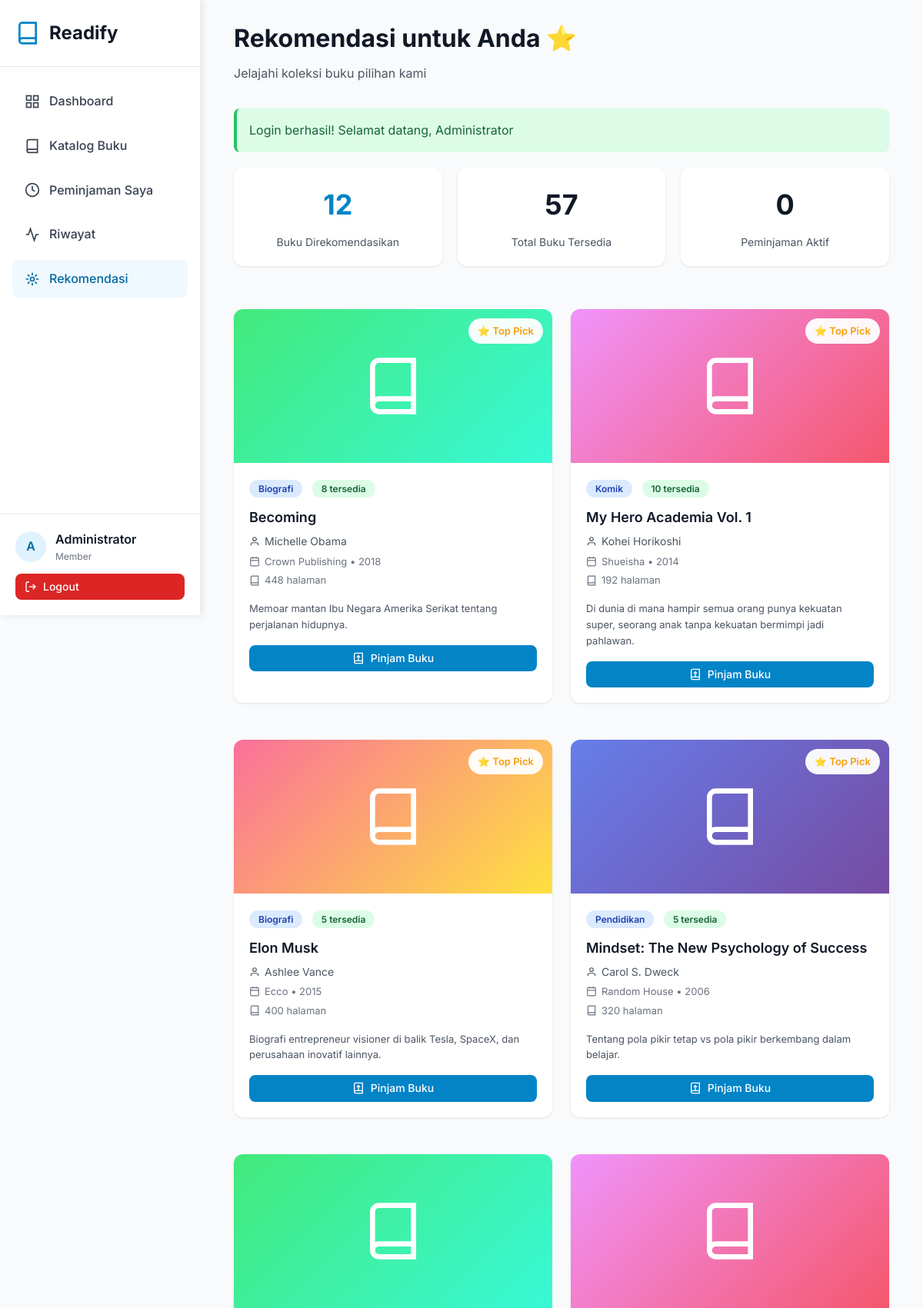
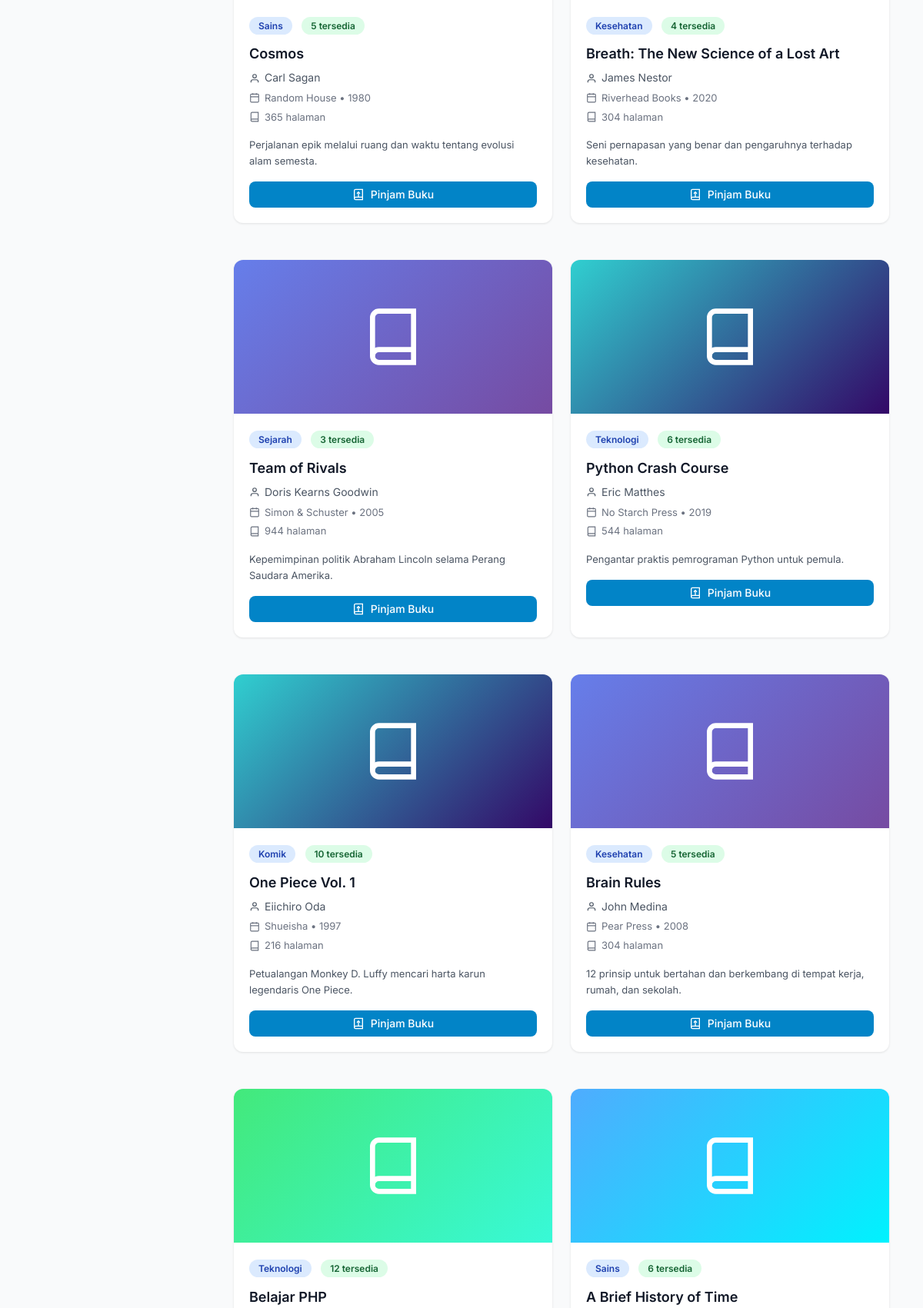
Page /pages/member/recommendations.php (signed in, upper part) on the committed database (2 pictures, top to bottom).
### tables this page shows
CREATE TABLE `users` (
  `id` int NOT NULL AUTO_INCREMENT,
  `name` varchar(100) NOT NULL,
  `email` varchar(100) NOT NULL,
  `phone` varchar(20) DEFAULT NULL,
  `password` varchar(255) NOT NULL,
  `role` enum('admin','staff','member') DEFAULT 'member',
  `created_at` timestamp NULL DEFAULT CURRENT_TIMESTAMP,
  `updated_at` timestamp NULL DEFAULT CURRENT_TIMESTAMP ON UPDATE CURRENT_TIMESTAMP,
  PRIMARY KEY (`id`),
  UNIQUE KEY `email` (`email`)
);

CREATE TABLE `books` (
  `id` int NOT NULL AUTO_INCREMENT,
  `isbn` varchar(20) NOT NULL,
  `title` varchar(255) NOT NULL,
  `author` varchar(100) NOT NULL,
  `publisher` varchar(100) DEFAULT NULL,
  `year` year DEFAULT NULL,
  `category_id` int DEFAULT NULL,
  `stock` int DEFAULT '0',
  `pages` int DEFAULT NULL,
  `description` text,
  `cover_image` varchar(255) DEFAULT NULL,
  `created_at` timestamp NULL DEFAULT CURRENT_TIMESTAMP,
  `updated_at` timestamp NULL DEFAULT CURRENT_TIMESTAMP ON UPDATE CURRENT_TIMESTAMP,
  PRIMARY KEY (`id`),
  UNIQUE KEY `isbn` (`isbn`),
  KEY `category_id` (`category_id`),
  KEY `idx_title` (`title`),
  KEY `idx_author` (`author`),
  KEY `idx_isbn` (`isbn`),
  CONSTRAINT `books_ibfk_1` FOREIGN KEY (`category_id`) REFERENCES `categories` (`id`) ON DELETE SET NULL
);

CREATE TABLE `categories` (
  `id` int NOT NULL AUTO_INCREMENT,
  `name` varchar(50) NOT NULL,
  `description` text,
  `created_at` timestamp NULL DEFAULT CURRENT_TIMESTAMP,
  PRIMARY KEY (`id`),
  UNIQUE KEY `name` (`name`)
);

### pages/member/recommendations.php (the view, shortened to what the rows shown need)
<?php
require_once '../../config/config.php';
$db = new Database();
$user = getCurrentUser();
$member = $db->fetchOne("SELECT * FROM members WHERE user_id = ?", [$user['id']]);
if (!$member) {
    $member = $db->fetchOne("SELECT * FROM members WHERE email = ?", [$user['email']]);
    if ($member) {
        $db->query("UPDATE members SET user_id = ? WHERE id = ?", [$user['id'], $member['id']]);
    } else {
        $lastMember = $db->fetchOne("SELECT member_id FROM members ORDER BY id DESC LIMIT 1");
        $nextNumber = 1;
        if ($lastMember) {
            $nextNumber = intval(substr($lastMember['member_id'], 1)) + 1;
        }
        $newMemberId = 'M' . str_pad($nextNumber, 3, '0', STR_PAD_LEFT);
        $db->query("INSERT INTO members (member_id, user_id, name, email, phone, address, join_date) VALUES (?, ?, ?, ?, ?, ?, CURDATE())",
            [$newMemberId, $user['id'], $user['name'], $user['email'], '-', '-']);
        $member = $db->fetchOne("SELECT * FROM members WHERE user_id = ?", [$user['id']]);
    }
}
$member_id = $member['id'];
$recommendedBooks = [];
if (count($recommendedBooks) < 12) {
    $limit = 12 - count($recommendedBooks);
    $excludePlaceholders = '';
    $params = [$member_id];
    $moreBooks = $db->fetchAll("
        SELECT b.*, c.name as category_name
        FROM books b
        JOIN categories c ON b.category_id = c.id
        WHERE b.id NOT IN (
            SELECT book_id FROM loans
            WHERE member_id = ? AND status IN ('pending', 'approved')
        )
        $excludePlaceholders
        ORDER BY RAND()
        LIMIT $limit
    ", $params);
    $recommendedBooks = array_merge($recommendedBooks, $moreBooks);
}
$colors = [
    ['from' => '#667eea', 'to' => '#764ba2'],
    ['from' => '#f093fb', 'to' => '#f5576c'],
    ['from' => '#4facfe', 'to' => '#00f2fe'],
    ['from' => '#43e97b', 'to' => '#38f9d7'],
    ['from' => '#fa709a', 'to' => '#fee140'],
    ['from' => '#30cfd0', 'to' => '#330867'],
    ['from' => '#a8edea', 'to' => '#fed6e3'],
    ['from' => '#ff9a9e', 'to' => '#fecfef']
];
include_once '../../includes/header.php';
?>
<div class="sidebar">
    <div class="sidebar-logo">
        <h1>Readify</h1>
    </div>
    <div class="sidebar-user">
        <div class="user-info">
            <div class="user-avatar"><?php echo strtoupper(substr($user['name'], 0, 1)); ?></div>
            <div>
                <div class="user-name"><?php echo htmlspecialchars($user['name']); ?></div>
                <div class="user-role">Member</div>
            </div>
        </div>
    </div>
</div>
<div class="main-content">
    <div class="container">
        <h1 class="page-title" style="font-size: 32px; font-weight: 700; margin-bottom: 8px;">Rekomendasi untuk Anda ⭐</h1>
        <?php if (empty($recommendedBooks)): ?>
            <div class="card" style="padding: 60px 20px; text-align: center;">
                <svg width="120" height="120" viewBox="0 0 24 24" fill="none" stroke="currentColor" stroke-width="1.5" style="color: var(--gray-400); margin: 0 auto 24px;">
                    <path d="M4 19.5A2.5 2.5 0 0 1 6.5 17H20"></path>
                    <path d="M6.5 2H20v20H6.5A2.5 2.5 0 0 1 4 19.5v-15A2.5 2.5 0 0 1 6.5 2z"></path>
                </svg>
                <h3 style="color: var(--gray-700); margin-bottom: 12px;">Tidak Ada Rekomendasi</h3>
                <p style="color: var(--gray-500); margin-bottom: 24px;">
                    Mulai pinjam buku untuk mendapatkan rekomendasi yang dipersonalisasi
                </p>
                <a href="<?php echo SITE_URL; ?>/pages/member/books.php" class="btn btn-primary">
                    Jelajahi Katalog Buku
                </a>
            </div>
        <?php else: ?>
            <div style="display: grid; grid-template-columns: repeat(auto-fill, minmax(280px, 1fr)); gap: 24px;">
                <?php foreach ($recommendedBooks as $index => $book):
                    $color = $colors[$book['id'] % count($colors)];
                ?>
                    <div class="card" style="padding: 0; overflow: hidden; transition: transform 0.2s, box-shadow 0.2s;" onmouseover="this.style.transform='translateY(-4px)'; this.style.boxShadow='0 8px 16px rgba(0,0,0,0.1)'" onmouseout="this.style.transform='translateY(0)'; this.style.boxShadow='0 1px 3px rgba(0,0,0,0.1)'">
                        <div style="height: 200px; background: linear-gradient(135deg, <?php echo $color['from']; ?>, <?php echo $color['to']; ?>); display: flex; align-items: center; justify-content: center; position: relative;">
                            <svg width="80" height="80" viewBox="0 0 24 24" fill="none" stroke="white" stroke-width="2">
                                <path d="M4 19.5A2.5 2.5 0 0 1 6.5 17H20"></path>
                                <path d="M6.5 2H20v20H6.5A2.5 2.5 0 0 1 4 19.5v-15A2.5 2.5 0 0 1 6.5 2z"></path>
                            </svg>
                            <?php if ($index < 4): ?>
                                <div style="position: absolute; top: 12px; right: 12px; background: rgba(255,255,255,0.95); color: #f59e0b; padding: 6px 12px; border-radius: 20px; font-size: 13px; font-weight: 600; display: flex; align-items: center; gap: 4px;">
                                    ⭐ Top Pick
                                </div>
                            <?php endif; ?>
                        </div>
                        <div style="padding: 20px;">
                            <div style="margin-bottom: 12px;">
                                <span class="badge badge-info"><?php echo htmlspecialchars($book['category_name'] ?? 'Umum'); ?></span>
                                <span class="badge <?php echo $book['stock'] <= 2 ? 'badge-warning' : 'badge-success'; ?>" style="margin-left: 8px;">
                                    <?php echo $book['stock']; ?> tersedia
                                </span>
                            </div>
                            <h3 style="font-size: 18px; font-weight: 600; margin-bottom: 8px; color: var(--gray-900); line-height: 1.4;">
                                <?php echo htmlspecialchars($book['title']); ?>
                            </h3>
                            <p style="color: var(--gray-600); font-size: 14px; margin-bottom: 4px; display: flex; align-items: center; gap: 6px;">
                                <svg width="14" height="14" viewBox="0 0 24 24" fill="none" stroke="currentColor" stroke-width="2">
                                    <path d="M20 21v-2a4 4 0 0 0-4-4H8a4 4 0 0 0-4 4v2"></path>
                                    <circle cx="12" cy="7" r="4"></circle>
                                </svg>
                                <?php echo htmlspecialchars($book['author']); ?>
                            </p>
                            <p style="color: var(--gray-500); font-size: 13px; margin-bottom: 4px; display: flex; align-items: center; gap: 6px;">
                                <svg width="14" height="14" viewBox="0 0 24 24" fill="none" stroke="currentColor" stroke-width="2">
                                    <rect x="3" y="4" width="18" height="18" rx="2" ry="2"></rect>
                                    <line x1="16" y1="2" x2="16" y2="6"></line>
                                    <line x1="8" y1="2" x2="8" y2="6"></line>
                                    <line x1="3" y1="10" x2="21" y2="10"></line>
                                </svg>
                                <?php echo $book['publisher']; ?> • <?php echo $book['year']; ?>
                            </p>
                            <p style="color: var(--gray-500); font-size: 13px; margin-bottom: 16px; display: flex; align-items: center; gap: 6px;">
                                <svg width="14" height="14" viewBox="0 0 24 24" fill="none" stroke="currentColor" stroke-width="2">
                                    <path d="M4 19.5A2.5 2.5 0 0 1 6.5 17H20"></path>
                                    <path d="M6.5 2H20v20H6.5A2.5 2.5 0 0 1 4 19.5v-15A2.5 2.5 0 0 1 6.5 2z"></path>
                                </svg>
                                <?php echo $book['pages']; ?> halaman
                            </p>
                            <?php if (!empty($book['description'])): ?>
                                <p style="color: var(--gray-600); font-size: 13px; line-height: 1.6; margin-bottom: 16px; max-height: 4.8em; overflow: hidden; text-overflow: ellipsis; display: -webkit-box; -webkit-line-clamp: 3; line-clamp: 3; -webkit-box-orient: vertical;">
                                    <?php echo htmlspecialchars($book['description']); ?>
                                </p>
                            <?php endif; ?>
                            <a href="<?php echo SITE_URL; ?>/pages/member/borrow.php?book_id=<?php echo $book['id']; ?>"
                               class="btn btn-primary btn-sm"
                               style="width: 100%; display: flex; align-items: center; justify-content: center; gap: 8px;">
                                <svg width="16" height="16" viewBox="0 0 24 24" fill="none" stroke="currentColor" stroke-width="2">
                                    <path d="M4 19.5A2.5 2.5 0 0 1 6.5 17H20"></path>
                                    <path d="M6.5 2H20v20H6.5A2.5 2.5 0 0 1 4 19.5v-15A2.5 2.5 0 0 1 6.5 2z"></path>
                                    <path d="M12 7v10"></path>
                                    <path d="M9 10l3-3 3 3"></path>
                                </svg>
                                Pinjam Buku
                            </a>
                        </div>
                    </div>
                <?php endforeach; ?>
            </div>
        <?php endif; ?>
    </div>
    <?php include_once '../../includes/footer.php'; ?>

### rows in the picture
users: name "A", name "Administrator"
books: shows "⭐ Top Pick", category.name "Biografi", stock "8", title "Becoming", author "Michelle Obama", publisher "Crown Publishing", year "2018", pages "448", description "Memoar mantan Ibu Negara Amerika Serikat tentang perjalanan hidupnya."
books: shows "⭐ Top Pick", category.name "Komik", stock "10", title "My Hero Academia Vol. 1", author "Kohei Horikoshi", publisher "Shueisha", year "2014", pages "192", description "Di dunia di mana hampir semua orang punya kekuatan super, seorang anak tanpa kekuatan bermimpi jadi pahlawan."
books: shows "⭐ Top Pick", category.name "Biografi", stock "5", title "Elon Musk", author "Ashlee Vance", publisher "Ecco", year "2015", pages "400", description "Biografi entrepreneur visioner di balik Tesla, SpaceX, dan perusahaan inovatif lainnya."
books: shows "⭐ Top Pick", category.name "Pendidikan", stock "5", title "Mindset: The New Psychology of Success", author "Carol S. Dweck", publisher "Random House", year "2006", pages "320", description "Tentang pola pikir tetap vs pola pikir berkembang dalam belajar."
books: category.name "Sains", stock "5", title "Cosmos", author "Carl Sagan", publisher "Random House", year "1980", pages "365", description "Perjalanan epik melalui ruang dan waktu tentang evolusi alam semesta."
books: category.name "Kesehatan", stock "4", title "Breath: The New Science of a Lost Art", author "James Nestor", publisher "Riverhead Books", year "2020", pages "304", description "Seni pernapasan yang benar dan pengaruhnya terhadap kesehatan."
books: category.name "Sejarah", stock "3", title "Team of Rivals", author "Doris Kearns Goodwin", publisher "Simon & Schuster", year "2005", pages "944", description "Kepemimpinan politik Abraham Lincoln selama Perang Saudara Amerika."
books: category.name "Teknologi", stock "6", title "Python Crash Course", author "Eric Matthes", publisher "No Starch Press", year "2019", pages "544", description "Pengantar praktis pemrograman Python untuk pemula."
books: category.name "Komik", stock "10", title "One Piece Vol. 1", author "Eiichiro Oda", publisher "Shueisha", year "1997", pages "216", description "Petualangan Monkey D. Luffy mencari harta karun legendaris One Piece."
books: category.name "Kesehatan", stock "5", title "Brain Rules", author "John Medina", publisher "Pear Press", year "2008", pages "304", description "12 prinsip untuk bertahan dan berkembang di tempat kerja, rumah, dan sekolah."
books: category.name "Teknologi", stock "12", title "Belajar PHP"
books: category.name "Sains", stock "6", title "A Brief History of Time"

### other values in the picture
$flash['message'] "Login berhasil! Selamat datang, Administrator"
count($recommendedBooks) "12"
$totalBooksAvailable "57"
$activeLoans "0"
